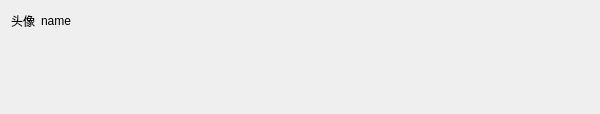
<?xml version="1.0" encoding="UTF-8"?>
<ui version="4.0">
 <class>FriendSend</class>
 <widget class="QWidget" name="FriendSend">
  <property name="geometry">
   <rect>
    <x>0</x>
    <y>0</y>
    <width>600</width>
    <height>114</height>
   </rect>
  </property>
  <property name="windowTitle">
   <string>Form</string>
  </property>
  <layout class="QGridLayout" name="gridLayout_3">
   <item row="1" column="0">
    <layout class="QGridLayout" name="gridLayout_2">
     <item row="0" column="0">
      <spacer name="horizontalSpacer_4">
       <property name="orientation">
        <enum>Qt::Horizontal</enum>
       </property>
       <property name="sizeHint" stdset="0">
        <size>
         <width>40</width>
         <height>0</height>
        </size>
       </property>
      </spacer>
     </item>
    </layout>
   </item>
   <item row="0" column="0">
    <layout class="QHBoxLayout" name="horizontalLayout_2">
     <item>
      <widget class="QLabel" name="head_label_2">
       <property name="text">
        <string>头像</string>
       </property>
      </widget>
     </item>
     <item>
      <widget class="QLabel" name="name_label_2">
       <property name="text">
        <string>name</string>
       </property>
      </widget>
     </item>
     <item>
      <spacer name="horizontalSpacer_3">
       <property name="orientation">
        <enum>Qt::Horizontal</enum>
       </property>
       <property name="sizeHint" stdset="0">
        <size>
         <width>40</width>
         <height>20</height>
        </size>
       </property>
      </spacer>
     </item>
    </layout>
   </item>
   <item row="2" column="0">
    <spacer name="verticalSpacer">
     <property name="orientation">
      <enum>Qt::Vertical</enum>
     </property>
     <property name="sizeHint" stdset="0">
      <size>
       <width>20</width>
       <height>40</height>
      </size>
     </property>
    </spacer>
   </item>
   <item row="2" column="1">
    <spacer name="horizontalSpacer_2">
     <property name="orientation">
      <enum>Qt::Horizontal</enum>
     </property>
     <property name="sizeHint" stdset="0">
      <size>
       <width>40</width>
       <height>20</height>
      </size>
     </property>
    </spacer>
   </item>
  </layout>
 </widget>
 <resources/>
 <connections/>
</ui>
